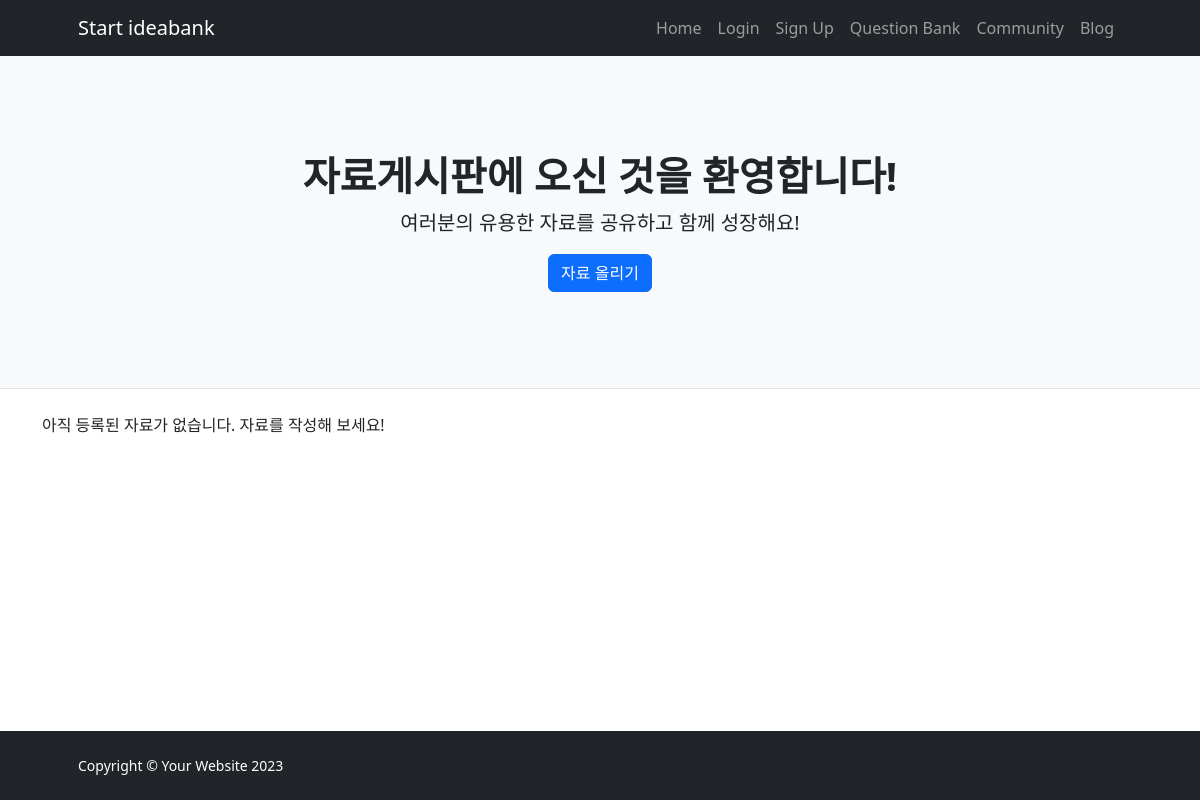
Page /resources-board/ on the earlier database version.
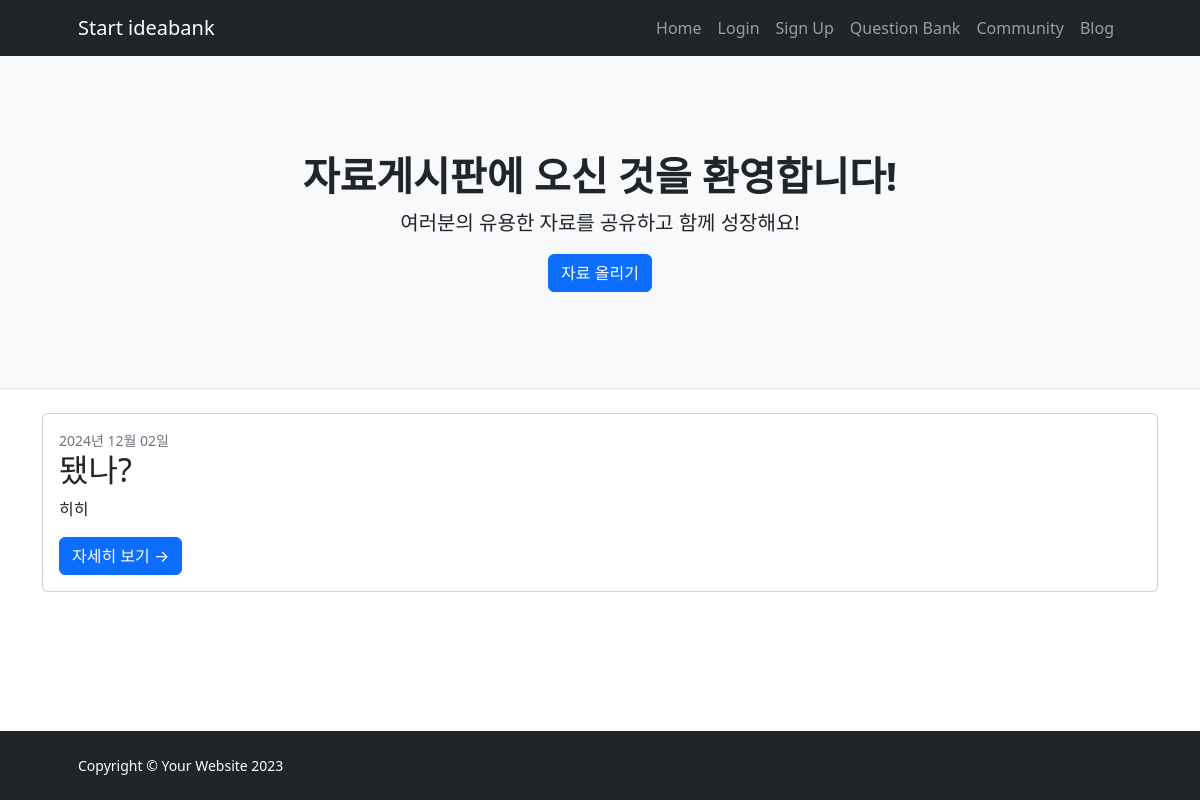
Same page on the later database version.
### IBK_ossproject/models.py (models this page shows, shortened)
class Data(models.Model):
    CATEGORY_CHOICES = [
        ('알고리즘', '알고리즘'),
        ('자료구조', '자료구조'),
        ('프로그래밍 언어', '프로그래밍 언어'),
        ('기타', '기타'),
    ]
    title = models.CharField(max_length=255)  # 질문 제목
    content = models.TextField(default="기본 내용 없음")  # 질문 내용, 기본값 설정
    category = models.CharField(max_length=100, choices=CATEGORY_CHOICES, blank=True, null=True)  # 카테고리
    author = models.ForeignKey(User, on_delete=models.CASCADE, related_name='data_posts')  # 작성자
    created_at = models.DateTimeField(auto_now_add=True)  # 작성일

### IBK_ossproject/views.py (the view)
# urls.py: path('resources-board/', views.resources_board, name='resources_board'), # 자료 게시판
def resources_board(request):
    datas = Data.objects.all().order_by('-created_at')
    return render(request, 'resources-board.html', {'datas': datas})

### templates/resources-board.html (shortened to what this page needs)
{% extends 'base.html' %}
{% block content %}
    <header class="py-5 bg-light border-bottom mb-4">
        <div class="container">
            <div class="text-center my-5">
                <h1 id="header-title" class="fw-bolder editable" contenteditable="false">자료게시판에 오신 것을 환영합니다!</h1>
                <p id="header-description" class="lead mb-0 editable" contenteditable="false">여러분의 유용한 자료를 공유하고 함께 성장해요!</p>
                <a id="header-button" href="{% url 'data_upload' %}" class="btn btn-primary mt-3">자료 올리기</a>
            </div>
        </div>
    </header>
    <div class="container">
        <div class="row">
            <div class="col-lg-12">
                {% for data in datas %}
                <div class="card mb-4">
                    <div class="card-body">
                        <div class="small text-muted">{{ data.created_at|date:"Y년 m월 d일" }}</div>
                        <h2 class="card-title">{{ data.title }}</h2>
                        <p class="card-text">{{ data.content|truncatewords:20 }}</p>
                        <a class="btn btn-primary" href="{% url 'data_detail' data.id %}">자세히 보기 →</a>
                    </div>
                </div>
                {% empty %}
                <p>아직 등록된 자료가 없습니다. 자료를 작성해 보세요!</p>
                {% endfor %}
            </div>
        </div>
    </div>
{% endblock %}

### templates/base.html (shortened to what this page needs)
{% load static %}
<!DOCTYPE html>
<html lang="ko">
<head>
    <link href="https://cdn.jsdelivr.net/npm/bootstrap@5.2.3/dist/css/bootstrap.min.css" rel="stylesheet">
    <link href="{% static 'css/styles.css' %}" rel="stylesheet" />
</head>
<body class="d-flex flex-column h-100">
    <main class="flex-shrink-0">
        <nav class="navbar navbar-expand-lg navbar-dark bg-dark">
            <div class="container px-5">
                <a class="navbar-brand" href="{% url 'home' %}">Start ideabank</a>
                <div class="collapse navbar-collapse" id="navbarSupportedContent">
                    <ul class="navbar-nav ms-auto mb-2 mb-lg-0">
                        <li class="nav-item"><a class="nav-link" href="{% url 'home' %}">Home</a></li>
                        {% if user.is_authenticated %}
                            <li class="nav-item"><a class="nav-link" href="{% url 'logout' %}">Logout</a></li>
                            <li class="nav-item"><a class="nav-link" href="{% url 'profile_management' %}">Profile</a></li>
                        {% else %}
                            <li class="nav-item"><a class="nav-link" href="{% url 'login' %}">Login</a></li>
                            <li class="nav-item"><a class="nav-link" href="{% url 'signup' %}">Sign Up</a></li>
                        {% endif %}
                        <li class="nav-item"><a class="nav-link" href="{% url 'question_bank' %}">Question Bank</a></li>
                        <li class="nav-item"><a class="nav-link" href="{% url 'community' %}">Community</a></li>
                        <li class="nav-item"><a class="nav-link" href="{% url 'blog_post' %}">Blog</a></li>
                    </ul>
                </div>
            </div>
        </nav>
        {% block content %}{% endblock %}
    </main>
    <footer class="bg-dark py-4 mt-auto">
        <div class="container px-5">
            <div class="row align-items-center justify-content-between flex-column flex-sm-row">
                <div class="col-auto"><div class="small m-0 text-white">Copyright &copy; Your Website 2023</div></div>
            </div>
        </div>
    </footer>
</body>
</html>

Differences in the rows shown:
added Data: created_at "2024년 12월 02일", title "됐나?", content "히히"
Other differences:
text no longer shown: "아직 등록된 자료가 없습니다. 자료를 작성해 보세요!"
